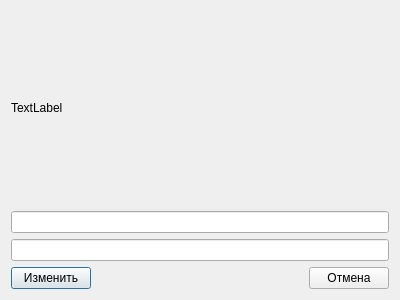
<?xml version="1.0" encoding="UTF-8"?>
<ui version="4.0">
 <class>ChangePasswordWindow</class>
 <widget class="QDialog" name="ChangePasswordWindow">
  <property name="geometry">
   <rect>
    <x>0</x>
    <y>0</y>
    <width>400</width>
    <height>300</height>
   </rect>
  </property>
  <property name="windowTitle">
   <string>Dialog</string>
  </property>
  <layout class="QGridLayout" name="gridLayout">
   <item row="0" column="0">
    <layout class="QVBoxLayout" name="verticalLayout">
     <item>
      <widget class="QLabel" name="OldPasswordlabel">
       <property name="text">
        <string>TextLabel</string>
       </property>
      </widget>
     </item>
     <item>
      <widget class="QLineEdit" name="PasswordlineEdit"/>
     </item>
     <item>
      <widget class="QLineEdit" name="RePasswordlineEdit"/>
     </item>
    </layout>
   </item>
   <item row="1" column="0">
    <layout class="QHBoxLayout" name="horizontalLayout">
     <item>
      <widget class="QPushButton" name="ChangepushButton">
       <property name="text">
        <string>Изменить</string>
       </property>
      </widget>
     </item>
     <item>
      <spacer name="horizontalSpacer">
       <property name="orientation">
        <enum>Qt::Horizontal</enum>
       </property>
       <property name="sizeHint" stdset="0">
        <size>
         <width>40</width>
         <height>20</height>
        </size>
       </property>
      </spacer>
     </item>
     <item>
      <widget class="QPushButton" name="CancelpushButton">
       <property name="text">
        <string>Отмена</string>
       </property>
      </widget>
     </item>
    </layout>
   </item>
  </layout>
 </widget>
 <resources/>
 <connections/>
</ui>
